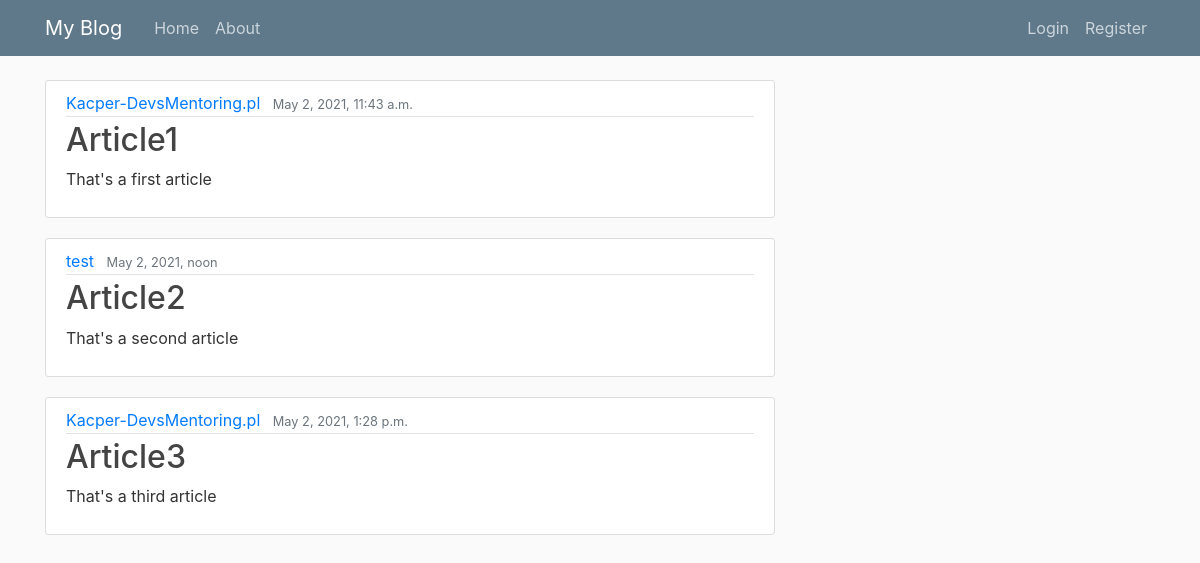
The page / on the database its author committed.
### blog/models.py (models this page shows, shortened)
class Article(models.Model):
    title = models.CharField(max_length=100)
    content = models.TextField()
    date_posted = models.DateTimeField(default=timezone.now)
    author = models.ForeignKey(User, on_delete=models.CASCADE)

### blog/views.py (the view)
# urls.py: path('', views.home, name='blog-home'),
def home(request):
    return render(request, 'blog/home.html', {'title': 'Home', 'posts': Article.objects.all()})

### blog/templates/blog/home.html
{% extends 'blog/base.html' %}
{% block content %}
    {% for post in posts %}
        <article class="media content-section">
            <div class="media-body">
                <div class="article-metadata">
                    <a class="mr-2" href="#">{{ post.author }}</a>
                    <small class="text-muted">{{ post.date_posted }}</small>
                </div>
                <h2><a class="article-title" href="register/">{{ post.title }}</a></h2>
                <p class="article-content">{{ post.content }}</p>
            </div>
        </article>
    {% endfor %}
{% endblock %}

### blog/templates/blog/base.html (shortened to what this page needs)
{% load static %}
<!DOCTYPE html>
<html>
<head>
    <link rel="stylesheet" href="https://stackpath.bootstrapcdn.com/bootstrap/4.3.1/css/bootstrap.min.css">
    <link rel="stylesheet" type="text/css" href="{% static 'blog/base.css' %}" />
</head>
<body>
    <header class="site-header">
        <nav class="navbar navbar-expand-md navbar-dark bg-steel fixed-top">
            <div class="container">
                <a class="navbar-brand mr-4" href="{% url 'blog-home' %}">My Blog</a>
                <div class="collapse navbar-collapse" id="navbarToggle">
                    <div class="navbar-nav mr-auto">
                        <a class="nav-item nav-link" href="{% url 'blog-home' %}">Home</a>
                        <a class="nav-item nav-link" href="{% url 'blog-about' %}">About</a>
                    </div>
                    <div class="navbar-nav">
                        {% if user.is_authenticated %}
                            <a class="nav-item nav-link" href="{% url 'profile' %}">Profile</a>
                            <a class="nav-item nav-link" href="{% url 'logout' %}">Logout</a>
                        {% else %}
                            <a class="nav-item nav-link" href="{% url 'login' %}">Login</a>
                            <a class="nav-item nav-link" href="{% url 'register' %}">Register</a>
                        {% endif %}
                    </div>
                </div>
            </div>
        </nav>
    </header>
    <main role="main" class="container">
        <div class="row">
            <div class="col-md-8">
                {% block content %}{% endblock %}
            </div>
        </div>
    </main>
</body>
</html>

### blog/static/blog/base.css (style rules this page uses)
body { background: #fafafa; color: #333333; margin-top: 5rem; }
h1, h2, h3, h4, h5, h6 { color: #444444; }
.bg-steel { background-color: #5f788a; }
.site-header .navbar-nav .nav-link { color: #cbd5db; }
.content-section { background: #ffffff; padding: 10px 20px; border: 1px solid #dddddd; border-radius: 3px; margin-bottom: 20px; }
.article-title { color: #444444; }
.article-content { white-space: pre-line; }
.article-metadata { padding-bottom: 1px; margin-bottom: 4px; border-bottom: 1px solid #e3e3e3 }

### rows shown on the page
Article: author "Kacper-DevsMentoring.pl", date_posted "May 2, 2021, 11:43 a.m.", title "Article1", content "That's a first article"
Article: author "test", date_posted "May 2, 2021, noon", title "Article2", content "That's a second article"
Article: author "Kacper-DevsMentoring.pl", date_posted "May 2, 2021, 1:28 p.m.", title "Article3", content "That's a third article"
